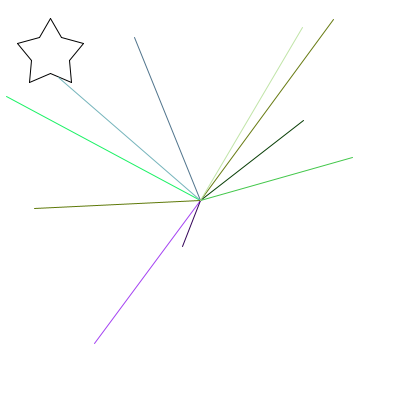
Frame 1 (no input)
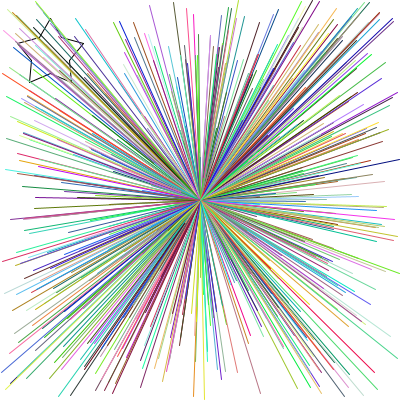
Frame 60 (the mouse pressed at the canvas centre just before this capture)
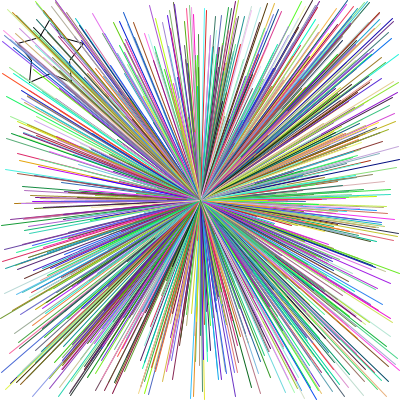
Frame 120 (the mouse held since frame 60 and released just before this capture)

The Processing sketch that drew these frames (run headless with seeded random() and noise(); from frame 60 on, the mouse is pressed at the canvas centre):

// Processing sketch: basic04_loops
// ── basic04_loops.pde
//let's talk about language
//loops and arrays

//this is an array, it is used to contain multiple values
//inside a single variable
int[] x = { 
  50, 61, 83, 69, 71, 50, 29, 31, 17, 39, 50
}; 
int[] y = { 
  18, 37, 43, 60, 82, 73, 82, 60, 43, 37, 18
};

void setup() {
  size(400, 400);
  background(255, 255, 255);

  //this is a loop
  for (int i=0;i<10;i++) {
    println(i);
  }

  //use a loop to draw a basic shape
  for (int i=0;i<x.length-1;i++) {
    line(x[i], y[i], x[i+1], y[i+1]);
  }
}


void draw() {
  //background(255, 255, 255);

  for (int i=0;i<10;i++) {
    int r = (int)random(0, 255);
    int g = (int)random(0, 255);
    int b = (int)random(0, 255);

    int x2 = (int)random(0, width);
    int y2 = (int)random(0, height);

    stroke(r, g, b);
    line(width*0.5, height*0.5, x2, y2);
  }
}

void keyPressed(){
    background(255,255,255);
    
      for (int i=0;i<x.length-1;i++) {
        stroke(0,0,0);
    line(x[i], y[i], x[i+1], y[i+1]);
  }
}
